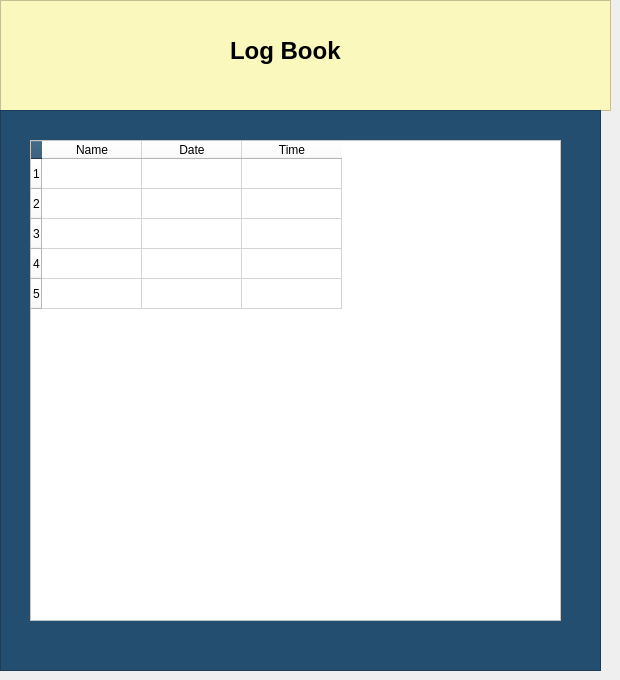
    <widget class="QWidget" name="LogBookPage">
     <widget class="QFrame" name="LogBookFrame">
      <property name="geometry">
       <rect>
        <x>0</x>
        <y>0</y>
        <width>611</width>
        <height>111</height>
       </rect>
      </property>
      <property name="styleSheet">
       <string notr="true">background-color: rgb(251, 248, 190);</string>
      </property>
      <property name="frameShape">
       <enum>QFrame::StyledPanel</enum>
      </property>
      <property name="frameShadow">
       <enum>QFrame::Raised</enum>
      </property>
      <widget class="QLabel" name="LogBookLabel">
       <property name="geometry">
        <rect>
         <x>230</x>
         <y>10</y>
         <width>161</width>
         <height>81</height>
        </rect>
       </property>
       <property name="font">
        <font>
         <family>Tahoma</family>
         <pointsize>18</pointsize>
         <weight>75</weight>
         <bold>true</bold>
        </font>
       </property>
       <property name="text">
        <string>Log Book</string>
       </property>
      </widget>
     </widget>
     <widget class="QFrame" name="LogBookFrame_2">
      <property name="geometry">
       <rect>
        <x>0</x>
        <y>110</y>
        <width>601</width>
        <height>561</height>
       </rect>
      </property>
      <property name="styleSheet">
       <string notr="true">background-color: rgb(35, 78, 112);</string>
      </property>
      <property name="frameShape">
       <enum>QFrame::StyledPanel</enum>
      </property>
      <property name="frameShadow">
       <enum>QFrame::Raised</enum>
      </property>
      <widget class="QTableWidget" name="LogBookWidget">
       <property name="geometry">
        <rect>
         <x>30</x>
         <y>30</y>
         <width>531</width>
         <height>481</height>
        </rect>
       </property>
       <property name="styleSheet">
        <string notr="true">background-color: rgb(255, 255, 255);
color: rgb(0, 0, 0);</string>
       </property>
       <row>
        <property name="text">
         <string>1</string>
        </property>
       </row>
       <row>
        <property name="text">
         <string>2</string>
        </property>
       </row>
       <row>
        <property name="text">
         <string>3</string>
        </property>
       </row>
       <row>
        <property name="text">
         <string>4</string>
        </property>
       </row>
       <row>
        <property name="text">
         <string>5</string>
        </property>
       </row>
       <column>
        <property name="text">
         <string>Name</string>
        </property>
       </column>
       <column>
        <property name="text">
         <string>Date</string>
        </property>
       </column>
       <column>
        <property name="text">
         <string>Time</string>
        </property>
       </column>
      </widget>
     </widget>
    </widget>
